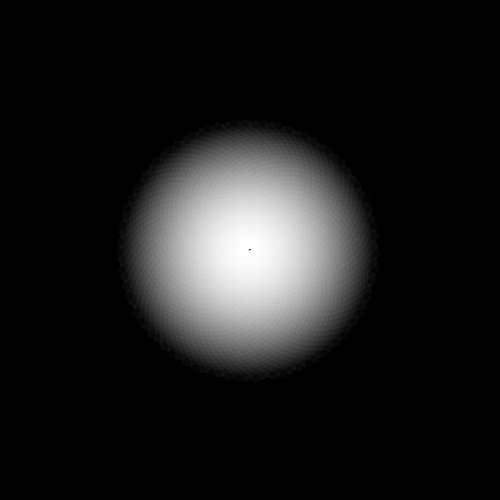
Frame 1 (no input)
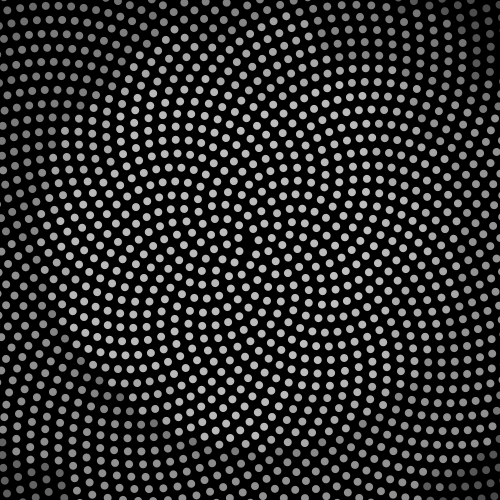
Frame 60 (the mouse pressed at the canvas centre just before this capture)
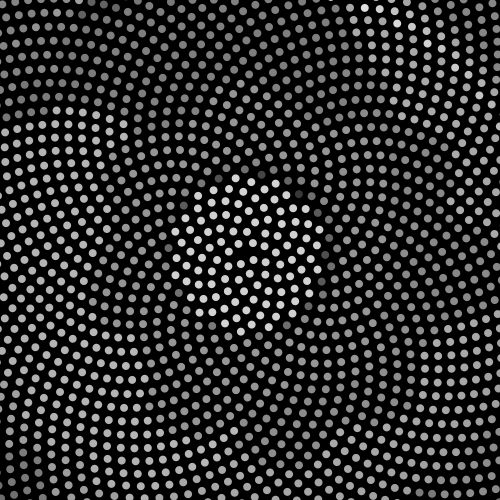
Frame 120 (the mouse held since frame 60 and released just before this capture)

The Processing sketch that drew these frames (run headless with seeded random() and noise(); from frame 60 on, the mouse is pressed at the canvas centre):

// Processing sketch: TurningSpiral_Fibinacci
// ── TurningSpiral_Fibinacci.pde
float nombredor = (1+sqrt(5))/2;
float angledor = TWO_PI/(1+nombredor); 
float generalAngle=0;
poin[] points;
 
void setup(){
  points=new poin[0];
  size(500,500 );
  smooth();
  noStroke();
  background(0);
  float x=width/2;
  float y=height/2;
  float c=5;
  float coulr =   250.0/2300;
  for(int a=1;a<2300;a++){
    float r=c*sqrt(a);
    x+=cos(angledor*a)*r;
    y+=sin(angledor*a)*r;
    float di = dist(x,y,width/2,height/2);
    if(di<200){
      float cl =  (250- a*coulr)+5;
      new poin(x,y,a, r,cl);
    }
  }
  for(int a=0;a<points.length;a++){
    points[a].trouveToiDesCopains();
  }
}
 
void draw(){
  generalAngle-=0.03;
  background(0);
  for(int a=0;a<points.length;a++){
    points[a].dessine();
  }
  points[floor(random(points.length))].go(3, col());
}
 
class poin{
  float x,y,an,num,ray;
  poin[] copains;
  float vx,vy;
  float encours=0;
  color coul=color(255);
  float basecoul ;
  float gris;
  poin(float _x, float _y, float _n, float _r, float c){
    num=_n;ray=_r*1.5;
    basecoul=gris=c;
    x=_x;
    y=_y;
    an= random(TWO_PI);
    vx=cos(an)*0.1;
    vy=sin(an)*0.1;
    points = (poin[]) append(points, this);
    copains = new poin[0];
  }
  void dessine(){ 
    fill(gris);
    gris=approche(gris,basecoul);
    ellipse(x,y,8,8);
    if(encours>1 ){
      encours*=0.93;
      for(int a=0;a<copains.length;a++){ 
        copains[a].go(encours, gris);
      }
    }
     
    x=width/2+cos(generalAngle+angledor*num)*ray;
    y=height/2+sin(generalAngle+angledor*num)*ray; 
  }
  void trouveToiDesCopains(){
    for(int a=0;a<points.length;a++){
      poin p= points[a] ;
      if(p != this && dist(x,y,p.x,p.y)<18){
        copains = (poin[]) append(copains, p);
      }
    }
 
  }
  void go(float n, float cc){
    if(n>0){
      gris=cc;
      encours=n;
    }
  }
}
 
float col(){
 
  return random(255);
}
 
float approche(float v, float fin){
 
  return  v+(fin-v)*0.07;
}
